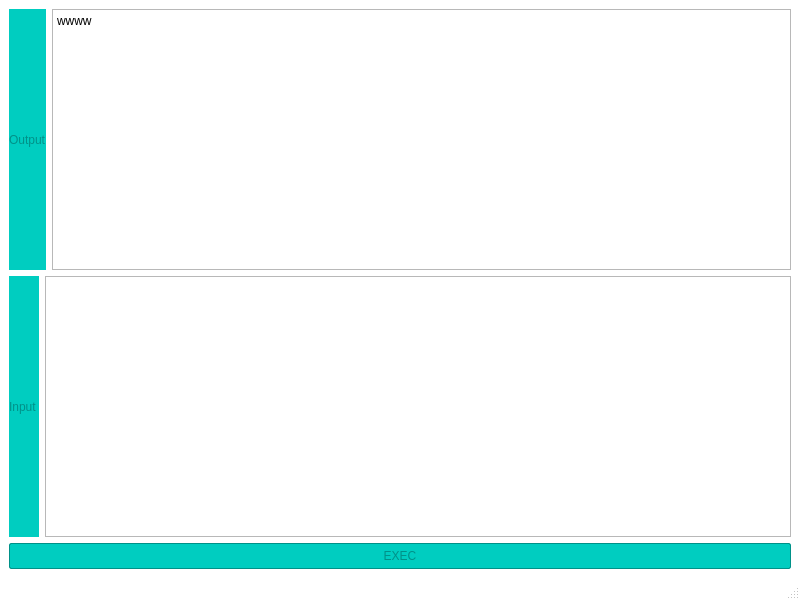
<?xml version="1.0" encoding="UTF-8"?>
<ui version="4.0">
 <class>MainWindow</class>
 <widget class="QMainWindow" name="MainWindow">
  <property name="geometry">
   <rect>
    <x>0</x>
    <y>0</y>
    <width>800</width>
    <height>600</height>
   </rect>
  </property>
  <property name="windowTitle">
   <string>MainWindow</string>
  </property>
  <property name="styleSheet">
   <string notr="true">QLabel,
QPushButton

{
background-color: #00cdc0;
color:#009188;
}

QMainWindow
{
background-color: white;
}
</string>
  </property>
  <widget class="QWidget" name="centralwidget">
   <layout class="QVBoxLayout" name="verticalLayout">
    <item>
     <layout class="QHBoxLayout" name="horizontalLayout">
      <item>
       <widget class="QLabel" name="label">
        <property name="styleSheet">
         <string notr="true"/>
        </property>
        <property name="text">
         <string>Output</string>
        </property>
       </widget>
      </item>
      <item>
       <widget class="QTextBrowser" name="textBrowser">
        <property name="html">
         <string>&lt;!DOCTYPE HTML PUBLIC &quot;-//W3C//DTD HTML 4.0//EN&quot; &quot;http://www.w3.org/TR/REC-html40/strict.dtd&quot;&gt;
&lt;html&gt;&lt;head&gt;&lt;meta name=&quot;qrichtext&quot; content=&quot;1&quot; /&gt;&lt;style type=&quot;text/css&quot;&gt;
p, li { white-space: pre-wrap; }
&lt;/style&gt;&lt;/head&gt;&lt;body style=&quot; font-family:'SimSun'; font-size:9pt; font-weight:400; font-style:normal;&quot;&gt;
&lt;p style=&quot; margin-top:0px; margin-bottom:0px; margin-left:0px; margin-right:0px; -qt-block-indent:0; text-indent:0px;&quot;&gt;wwww&lt;/p&gt;&lt;/body&gt;&lt;/html&gt;</string>
        </property>
       </widget>
      </item>
     </layout>
    </item>
    <item>
     <layout class="QHBoxLayout" name="horizontalLayout_2">
      <item>
       <widget class="QLabel" name="label_2">
        <property name="text">
         <string>Input </string>
        </property>
       </widget>
      </item>
      <item>
       <widget class="QTextEdit" name="textEdit"/>
      </item>
     </layout>
    </item>
    <item>
     <widget class="QPushButton" name="pushButton">
      <property name="styleSheet">
       <string notr="true">QPushButton
{
border:1px solid #009188;
border-radius:2px;
min-height:24px;
max-height:24px;
}</string>
      </property>
      <property name="text">
       <string>EXEC</string>
      </property>
     </widget>
    </item>
   </layout>
  </widget>
  <widget class="QMenuBar" name="menubar">
   <property name="geometry">
    <rect>
     <x>0</x>
     <y>0</y>
     <width>800</width>
     <height>23</height>
    </rect>
   </property>
  </widget>
  <widget class="QStatusBar" name="statusbar"/>
 </widget>
 <resources/>
 <connections/>
</ui>
